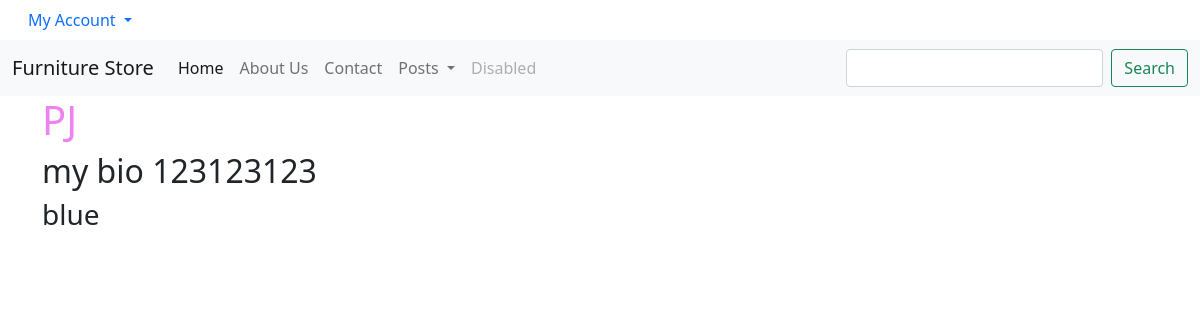
Page /accounts/profile/e28ebd6b-7eff-4ff2-83e7-ade9f28c7797/ (signed in) on the earlier database version.
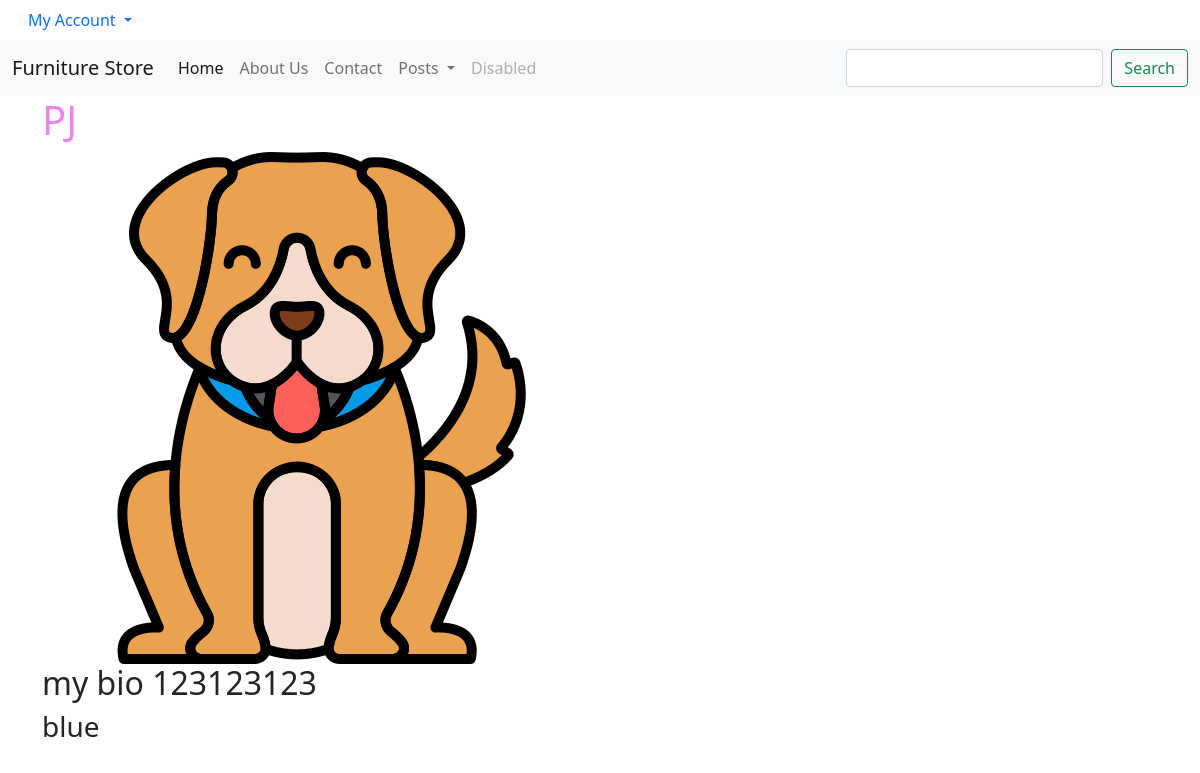
Same page on the later database version.
### accounts/models.py (models this page shows, shortened)
class CustomUser(AbstractUser):
    id = models.UUIDField(primary_key=True,
                          default=uuid.uuid4,
                          editable=False)
    age = models.PositiveBigIntegerField(null=True, blank=True)

class Profile(models.Model):
    id = models.UUIDField(primary_key=True,
                          default=uuid.uuid4,
                          editable=False)
    user = models.OneToOneField(
        get_user_model(),
        null=True,
        on_delete=models.CASCADE,
    )
    name = models.CharField(max_length=255)
    bio = models.CharField(max_length=255)
    fav_color = models.CharField(max_length=255)
    profile_pic = models.ImageField(upload_to='profile_pic/', null=True)
    def get_absolute_url(self):
        return reverse("show_profile", args=[str(self.id)])

### accounts/views.py (the view)
# urls.py: path('profile/<uuid:pk>/', ProfilePageView.as_view(), name='show_profile'),
class ProfilePageView(DetailView):
    model = Profile
    template_name = 'registration/user_profile.html'

### templates/registration/user_profile.html (shortened to what this page needs)
{% extends 'base.html' %}
{% block content %}
<h1>{{ user.profile.name }}</h1>
{% if user.profile.profile_pic %}
    <img class="profile_pic" src="{{ user.profile.profile_pic.url }}" alt = "Profile Picture">
{% endif %}
<h2>{{ user.profile.bio }}</h2>
<h3>{{ user.profile.fav_color }}</h3>
{% endblock content %}

Differences in the rows shown:
changed through a linked row, CustomUser "PJ": profile.profile_pic: picture added
